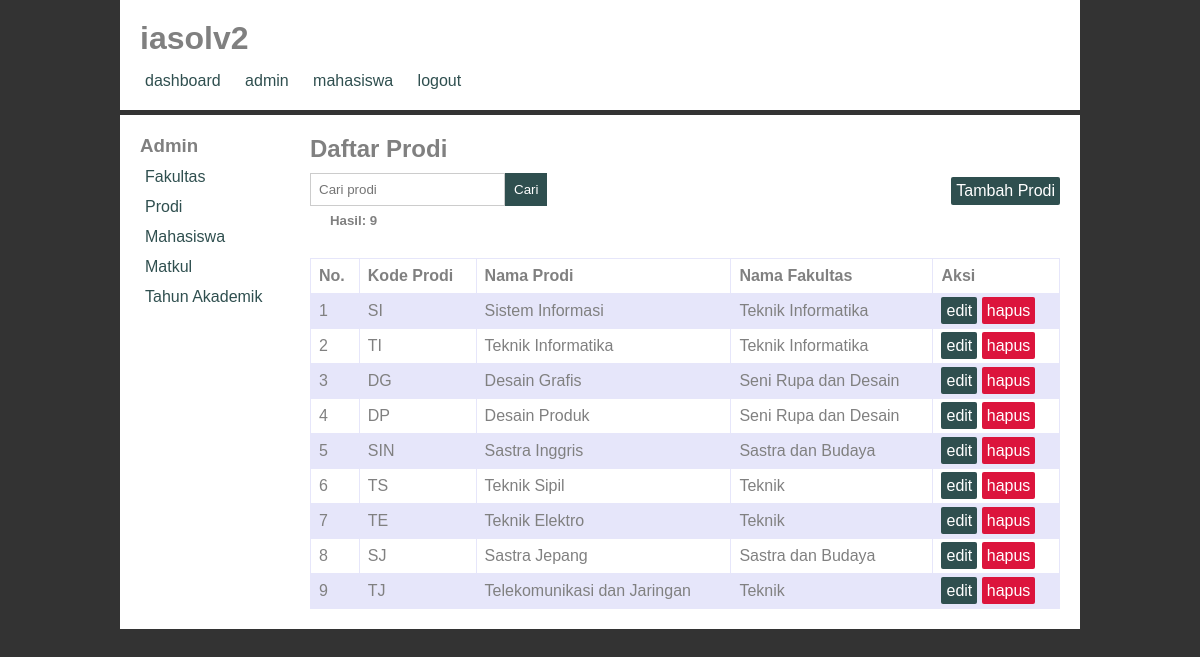
The page /index.php/admin/prodi on the database its author committed.
### tables this page shows
CREATE TABLE `prodi` (
  `id_prodi` int(11) NOT NULL,
  `kode_prodi` varchar(3) NOT NULL,
  `nama_prodi` varchar(30) NOT NULL,
  `nama_fakultas` varchar(30) NOT NULL
);

### application/controllers/admin/Prodi.php (called while the page is built, shortened)
<?php
class Prodi extends CI_Controller {
  public function __construct() {
    $this->load->model('Prodi_model');
    $this->load->library('form_validation');
  }
  public function index() {
    $data['judul'] = 'Prodi';
    $this->load->library('pagination');
    if($this->input->post('keyword')) {
      $data['keyword'] = $this->input->post('keyword');
      $this->session->set_userdata('keyword',$data['keyword']);
    } else {
      $data['keyword'] = $this->session->userdata('keyword');
    }
    $this->db->like('kode_prodi',$data['keyword']);
    $this->db->or_like('nama_prodi',$data['keyword']);
    $this->db->or_like('nama_fakultas',$data['keyword']);
    $this->db->from('prodi');
    $config['total_rows'] = $this->db->count_all_results();
    $config['per_page'] = 10;
    $data['mulai'] = $this->uri->segment(4);
    $data['prodi'] = $this->Prodi_model->getProdi($config['per_page'],$data['mulai'],$data['keyword']);
    $data['total_rows'] = $config['total_rows'];
    $this->load->view('admin_templates/header',$data);
    $this->load->view('admin_templates/sidebar');
    $this->load->view('admin/prodi/index',$data);
    $this->load->view('admin_templates/footer');
  }
}

### index.php (called while the page is built, shortened)
<?php
require_once BASEPATH.'core/CodeIgniter.php';

### application/config/config.php (called while the page is built, shortened)
<?php
$config['base_url'] = 'http://localhost/iasolv2/';
$config['index_page'] = '';
$config['uri_protocol']	= 'REQUEST_URI';
$config['url_suffix'] = '';
$config['language']	= 'english';
$config['charset'] = 'UTF-8';
$config['enable_hooks'] = FALSE;
$config['subclass_prefix'] = 'MY_';
$config['composer_autoload'] = FALSE;
$config['permitted_uri_chars'] = 'a-z 0-9~%.:_\-';
$config['enable_query_strings'] = FALSE;
$config['controller_trigger'] = 'c';
$config['function_trigger'] = 'm';
$config['directory_trigger'] = 'd';
$config['allow_get_array'] = TRUE;
$config['log_threshold'] = 0;
$config['log_path'] = '';
$config['log_file_extension'] = '';
$config['log_file_permissions'] = 0644;
$config['log_date_format'] = 'Y-m-d H:i:s';
$config['error_views_path'] = '';
$config['cache_path'] = '';
$config['cache_query_string'] = FALSE;
$config['encryption_key'] = '';
$config['sess_driver'] = 'files';
$config['sess_cookie_name'] = 'ci_session';
$config['sess_expiration'] = 7200;
$config['sess_save_path'] = NULL;
$config['sess_match_ip'] = FALSE;
$config['sess_time_to_update'] = 300;
$config['sess_regenerate_destroy'] = FALSE;
$config['cookie_prefix']	= '';
$config['cookie_domain']	= '';
$config['cookie_path']		= '/';
$config['cookie_secure']	= FALSE;
$config['cookie_httponly'] 	= FALSE;
$config['standardize_newlines'] = FALSE;
$config['global_xss_filtering'] = FALSE;
$config['csrf_protection'] = FALSE;
$config['csrf_token_name'] = 'csrf_test_name';
$config['csrf_cookie_name'] = 'csrf_cookie_name';
$config['csrf_expire'] = 7200;
$config['csrf_regenerate'] = TRUE;
$config['csrf_exclude_uris'] = array();
$config['compress_output'] = FALSE;
$config['time_reference'] = 'local';
$config['rewrite_short_tags'] = FALSE;
$config['proxy_ips'] = '';

### application/config/pagination.php (called while the page is built)
<?php
$config['base_url'] = 'http://localhost/iasolv2/admin/mahasiswa/index';
$config['num_links'] = 5;
$config['full_tag_open'] = '<ul class="pagination">';
$config['full_tag_close'] = '</ul>';
$config['first_link'] = 'Pertama';
$config['last_link'] = 'Terakhir';
$config['next_link'] = '&raquo';
$config['prev_link'] = '&laquo';

### application/models/Prodi_model.php (called while the page is built, shortened)
<?php
class Prodi_model extends CI_Model {
  public function getProdi($limit,$start,$keyword = null) {
    return $this->db->get('prodi',$limit,$start)->result_array();
  }
}

### application/views/admin/prodi/index.php (the view, shortened to what this page needs)
<h2>Daftar Prodi</h2>
<div class="cari">
  <form action="" method="post">
    <input type="text" name="keyword" placeholder="Cari prodi" autofocus>
    <button type="submit">Cari</button>
  </form>
  <a href="<?php echo base_url(); ?>admin/prodi/tambah" class="btn-primary">Tambah Prodi</a>
</div>
<h5>Hasil: <?php echo $total_rows; ?></h5>
<table>
  <tr>
    <th>No.</th>
    <th>Kode Prodi</th>
    <th>Nama Prodi</th>
    <th>Nama Fakultas</th>
    <th>Aksi</th>
  </tr>
  <?php foreach ($prodi as $prd): ?>
    <tr>
        <td><?php echo ++$mulai; ?></td>
        <td><?php echo $prd['kode_prodi']; ?></td>
        <td><?php echo $prd['nama_prodi']; ?></td>
        <td><?php echo $prd['nama_fakultas']; ?></td>
        <td>
          <a class="btn-primary" href="<?php echo base_url(); ?>admin/prodi/edit/<?php echo $prd['id_prodi']; ?>">edit</a>
          <a class="btn-danger" href="<?php echo base_url(); ?>admin/prodi/hapus/<?php echo $prd['id_prodi']; ?>">hapus</a>
        </td>
    </tr>
  <?php endforeach; ?>
</table>

### assets/style.css (style rules this page uses)
* { margin: 0; padding: 0; }
body { background-color: #333; }
.content h2 { margin-bottom: 10px; }
.cari { padding-bottom: 20px; }
.cari form { width: 100%; }
.cari input { float: left; }
.cari button { float: left; padding: 9px; }
.cari a { float: right; margin-top: 4px; }
h5 { margin: 20px; }
table { font-family: arial, sans-serif; border-collapse: collapse; width: 100%; margin-top: 30px; }
td, th { border: 1px solid lavender; text-align: left; padding: 8px; }
tr:nth-child(even) { background-color: lavender; }
form, .error { width: 300px; }
input { padding: 8px; display: block; border: 1px solid #ccc; }
.btn-primary { background-color: darkslategrey; color: white; padding: 5px; text-decoration: none; border-radius: 2px; }
.btn-danger { background-color: crimson; color: white; padding: 5px; text-decoration: none; border-radius: 2px; }
button { background-color: darkslategrey; border: none; color: white; padding: 10px; }

### rows shown on the page
prodi: kode_prodi "SI", nama_prodi "Sistem Informasi", nama_fakultas "Teknik Informatika"
prodi: kode_prodi "TI", nama_prodi "Teknik Informatika", nama_fakultas "Teknik Informatika"
prodi: kode_prodi "DG", nama_prodi "Desain Grafis", nama_fakultas "Seni Rupa dan Desain"
prodi: kode_prodi "DP", nama_prodi "Desain Produk", nama_fakultas "Seni Rupa dan Desain"
prodi: kode_prodi "SIN", nama_prodi "Sastra Inggris", nama_fakultas "Sastra dan Budaya"
prodi: kode_prodi "TS", nama_prodi "Teknik Sipil", nama_fakultas "Teknik"
prodi: kode_prodi "TE", nama_prodi "Teknik Elektro", nama_fakultas "Teknik"
prodi: kode_prodi "SJ", nama_prodi "Sastra Jepang", nama_fakultas "Sastra dan Budaya"
prodi: kode_prodi "TJ", nama_prodi "Telekomunikasi dan Jaringan", nama_fakultas "Teknik"

### other values the page prints
$total_rows "9"
